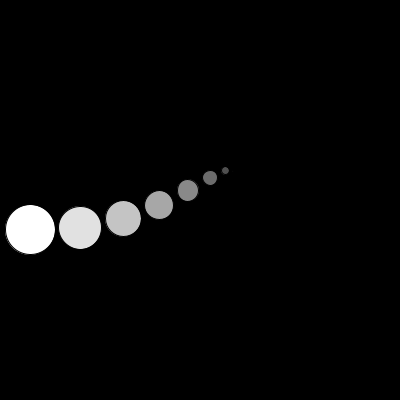
Frame 1 (no input)
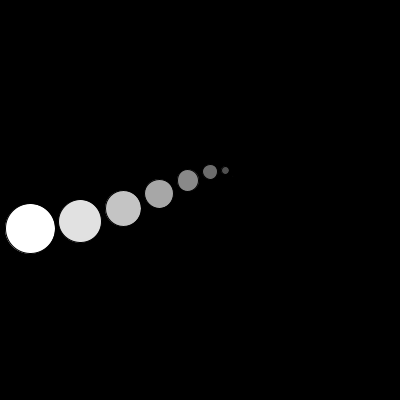
Frame 60 (the mouse pressed at the canvas centre just before this capture)
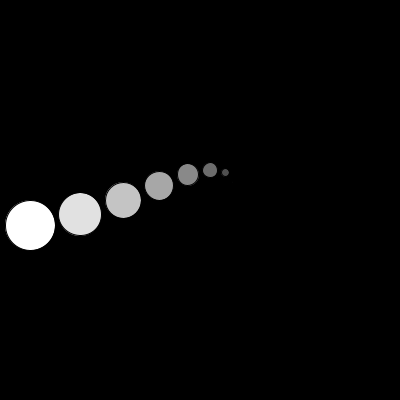
Frame 120 (the mouse held since frame 60 and released just before this capture)

The Processing sketch that drew these frames (run headless with seeded random() and noise(); from frame 60 on, the mouse is pressed at the canvas centre):

// Processing sketch: processing_87920
// ── processing_87920.pde

float oscCounter = 0;
float x;
float y;
float rads;
 
void setup() {
   
  size(400,400);
  smooth();
  frameRate(30);
   
  x = 30;
  y = height * 0.5;
}
 
 
void draw() {
   
  background(0);
  
 
  oscCounter = oscCounter + 0.1 ;
  
  translate(x,y);
  
  float xSegment = 0;
  
 int max = 8;
  for ( int i = 0; i < max; i++ ) {
     
    float oscOffset = i * 0.5;
    float oscRadius = 30;
    float ySegment = cos( oscCounter - oscOffset ) * oscRadius;
    
    float taille = map(i,0,max-1,50,1);
    fill(map(i,0,max-1,255,50));
    ellipse(xSegment,ySegment,taille,taille);
    xSegment = xSegment + taille;
  }
 
 if ( x < -220 ) x = width + 50;
 
  
}
